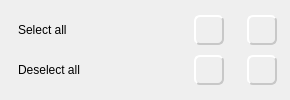
          <widget class="QFrame" name="frame">
           <property name="frameShape">
            <enum>QFrame::NoFrame</enum>
           </property>
           <property name="frameShadow">
            <enum>QFrame::Raised</enum>
           </property>
           <layout class="QVBoxLayout" name="verticalLayout_25">
            <item>
             <layout class="QHBoxLayout" name="horizontalLayout_40">
              <item>
               <spacer name="horizontalSpacer_44">
                <property name="orientation">
                 <enum>Qt::Horizontal</enum>
                </property>
                <property name="sizeType">
                 <enum>QSizePolicy::Fixed</enum>
                </property>
                <property name="sizeHint" stdset="0">
                 <size>
                  <width>7</width>
                  <height>20</height>
                 </size>
                </property>
               </spacer>
              </item>
              <item>
               <widget class="QLabel" name="label_21">
                <property name="minimumSize">
                 <size>
                  <width>170</width>
                  <height>30</height>
                 </size>
                </property>
                <property name="maximumSize">
                 <size>
                  <width>170</width>
                  <height>16777215</height>
                 </size>
                </property>
                <property name="font">
                 <font>
                  <family>MS Shell Dlg 2</family>
                  <weight>50</weight>
                  <bold>false</bold>
                 </font>
                </property>
                <property name="text">
                 <string>Select all</string>
                </property>
                <property name="alignment">
                 <set>Qt::AlignLeading|Qt::AlignLeft|Qt::AlignVCenter</set>
                </property>
               </widget>
              </item>
              <item>
               <widget class="QToolButton" name="mTbSelectAllSystray">
                <property name="minimumSize">
                 <size>
                  <width>30</width>
                  <height>30</height>
                 </size>
                </property>
                <property name="maximumSize">
                 <size>
                  <width>30</width>
                  <height>30</height>
                 </size>
                </property>
                <property name="styleSheet">
                 <string notr="true">QToolButton{
background-color: rgb(239, 239, 239);
color: rgb(239, 239, 239);
border-style: outset;
border-width: 2px;
border-color:  rgb(200, 200, 200);
border-radius: 6px;
}
QToolButton:pressed{
background-color: rgb(150, 150, 150);
} 
</string>
                </property>
                <property name="text">
                 <string>...</string>
                </property>
                <property name="icon">
                 <iconset resource="../../resources/Icons.qrc">
                  <normaloff>:/images/22_22/Checked.png</normaloff>:/images/22_22/Checked.png</iconset>
                </property>
                <property name="iconSize">
                 <size>
                  <width>20</width>
                  <height>20</height>
                 </size>
                </property>
               </widget>
              </item>
              <item>
               <spacer name="horizontalSpacer_10">
                <property name="orientation">
                 <enum>Qt::Horizontal</enum>
                </property>
                <property name="sizeType">
                 <enum>QSizePolicy::Fixed</enum>
                </property>
                <property name="sizeHint" stdset="0">
                 <size>
                  <width>17</width>
                  <height>20</height>
                 </size>
                </property>
               </spacer>
              </item>
              <item>
               <widget class="QToolButton" name="mTbSelectAllSound">
                <property name="minimumSize">
                 <size>
                  <width>30</width>
                  <height>30</height>
                 </size>
                </property>
                <property name="maximumSize">
                 <size>
                  <width>30</width>
                  <height>30</height>
                 </size>
                </property>
                <property name="styleSheet">
                 <string notr="true">QToolButton{
background-color: rgb(239, 239, 239);
color: rgb(239, 239, 239);
border-style: outset;
border-width: 2px;
border-color:  rgb(200, 200, 200);
border-radius: 6px;
}
QToolButton:pressed{
background-color: rgb(150, 150, 150);
} 
</string>
                </property>
                <property name="text">
                 <string>...</string>
                </property>
                <property name="icon">
                 <iconset resource="../../resources/Icons.qrc">
                  <normaloff>:/images/22_22/Checked.png</normaloff>:/images/22_22/Checked.png</iconset>
                </property>
                <property name="iconSize">
                 <size>
                  <width>20</width>
                  <height>20</height>
                 </size>
                </property>
               </widget>
              </item>
              <item>
               <spacer name="horizontalSpacer_42">
                <property name="orientation">
                 <enum>Qt::Horizontal</enum>
                </property>
                <property name="sizeType">
                 <enum>QSizePolicy::MinimumExpanding</enum>
                </property>
                <property name="sizeHint" stdset="0">
                 <size>
                  <width>2</width>
                  <height>20</height>
                 </size>
                </property>
               </spacer>
              </item>
             </layout>
            </item>
            <item>
             <layout class="QHBoxLayout" name="horizontalLayout_41">
              <item>
               <spacer name="horizontalSpacer_45">
                <property name="orientation">
                 <enum>Qt::Horizontal</enum>
                </property>
                <property name="sizeType">
                 <enum>QSizePolicy::Fixed</enum>
                </property>
                <property name="sizeHint" stdset="0">
                 <size>
                  <width>7</width>
                  <height>20</height>
                 </size>
                </property>
               </spacer>
              </item>
              <item>
               <widget class="QLabel" name="label_23">
                <property name="minimumSize">
                 <size>
                  <width>170</width>
                  <height>30</height>
                 </size>
                </property>
                <property name="maximumSize">
                 <size>
                  <width>170</width>
                  <height>16777215</height>
                 </size>
                </property>
                <property name="font">
                 <font>
                  <family>MS Shell Dlg 2</family>
                  <weight>50</weight>
                  <bold>false</bold>
                 </font>
                </property>
                <property name="text">
                 <string>Deselect all</string>
                </property>
                <property name="alignment">
                 <set>Qt::AlignLeading|Qt::AlignLeft|Qt::AlignVCenter</set>
                </property>
               </widget>
              </item>
              <item>
               <widget class="QToolButton" name="mTbDeselectAllSystray">
                <property name="minimumSize">
                 <size>
                  <width>30</width>
                  <height>30</height>
                 </size>
                </property>
                <property name="maximumSize">
                 <size>
                  <width>30</width>
                  <height>30</height>
                 </size>
                </property>
                <property name="styleSheet">
                 <string notr="true">QToolButton{
background-color: rgb(239, 239, 239);
color: rgb(239, 239, 239);
border-style: outset;
border-width: 2px;
border-color:  rgb(200, 200, 200);
border-radius: 6px;
}
QToolButton:pressed{
background-color: rgb(150, 150, 150);
} 
</string>
                </property>
                <property name="text">
                 <string>...</string>
                </property>
                <property name="icon">
                 <iconset resource="../../resources/Icons.qrc">
                  <normaloff>:/images/22_22/Close.png</normaloff>:/images/22_22/Close.png</iconset>
                </property>
                <property name="iconSize">
                 <size>
                  <width>20</width>
                  <height>20</height>
                 </size>
                </property>
               </widget>
              </item>
              <item>
               <spacer name="horizontalSpacer_23">
                <property name="orientation">
                 <enum>Qt::Horizontal</enum>
                </property>
                <property name="sizeType">
                 <enum>QSizePolicy::Fixed</enum>
                </property>
                <property name="sizeHint" stdset="0">
                 <size>
                  <width>17</width>
                  <height>20</height>
                 </size>
                </property>
               </spacer>
              </item>
              <item>
               <widget class="QToolButton" name="mTbDeselectAllSound">
                <property name="minimumSize">
                 <size>
                  <width>30</width>
                  <height>30</height>
                 </size>
                </property>
                <property name="maximumSize">
                 <size>
                  <width>30</width>
                  <height>30</height>
                 </size>
                </property>
                <property name="styleSheet">
                 <string notr="true">QToolButton{
background-color: rgb(239, 239, 239);
color: rgb(239, 239, 239);
border-style: outset;
border-width: 2px;
border-color:  rgb(200, 200, 200);
border-radius: 6px;
}
QToolButton:pressed{
background-color: rgb(150, 150, 150);
} 
</string>
                </property>
                <property name="text">
                 <string>...</string>
                </property>
                <property name="icon">
                 <iconset resource="../../resources/Icons.qrc">
                  <normaloff>:/images/22_22/Close.png</normaloff>:/images/22_22/Close.png</iconset>
                </property>
                <property name="iconSize">
                 <size>
                  <width>20</width>
                  <height>20</height>
                 </size>
                </property>
               </widget>
              </item>
              <item>
               <spacer name="horizontalSpacer_43">
                <property name="orientation">
                 <enum>Qt::Horizontal</enum>
                </property>
                <property name="sizeType">
                 <enum>QSizePolicy::MinimumExpanding</enum>
                </property>
                <property name="sizeHint" stdset="0">
                 <size>
                  <width>2</width>
                  <height>20</height>
                 </size>
                </property>
               </spacer>
              </item>
             </layout>
            </item>
           </layout>
          </widget>
